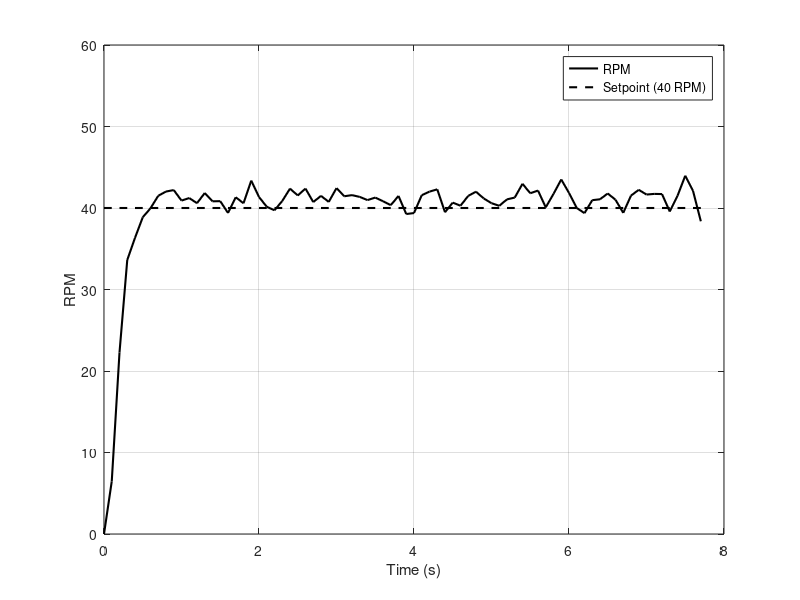
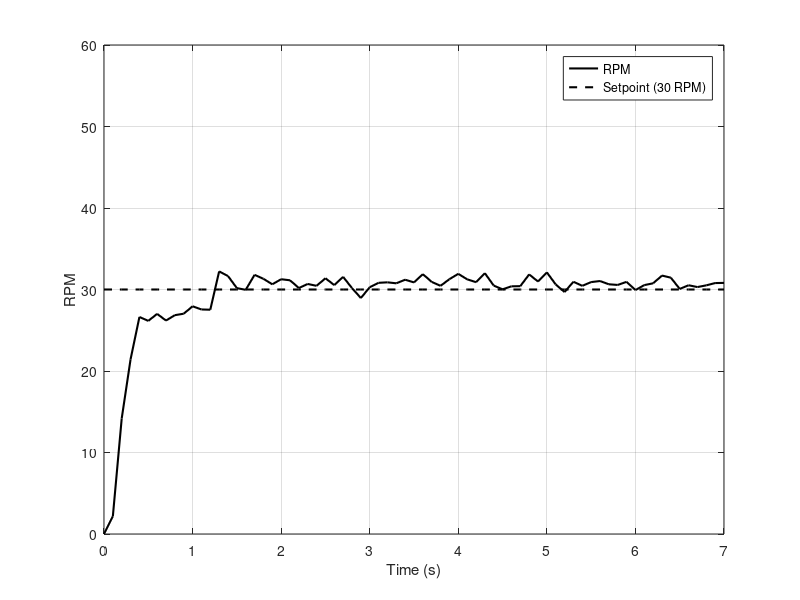
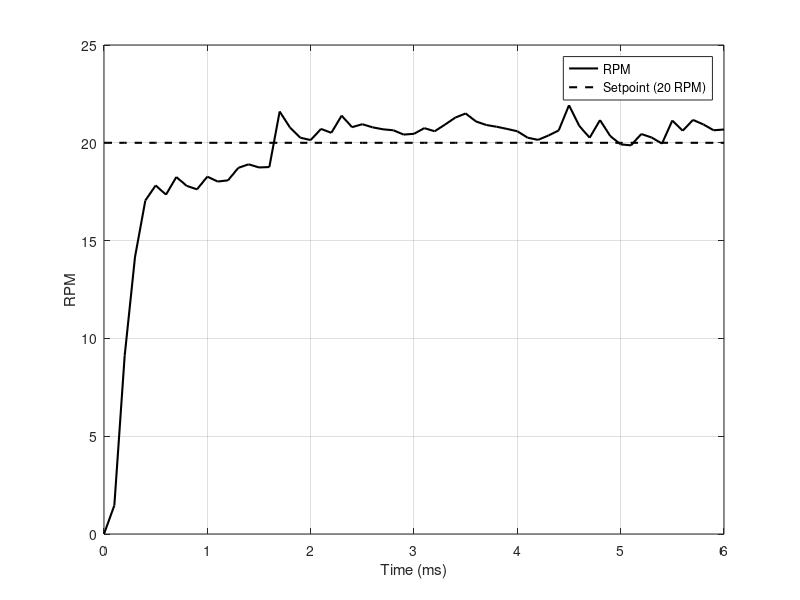

MATLAB code to generate these figures, in order:
% Datos
tiempo = [30300,30400,30500,30600,30700,30800,30900,31000,...
          31100,31200,31300,31400,31500,31600,31700,31800,31900,32000,...
          32100,32200,32300,32400,32500,32600,32700,32800,32900,33000,...
          33100,33200,33300,33400,33500,33600,33700,33800,33900,34000,...
          34100,34200,34300,34400,34500,34600,34700,34800,34900,35000,...
          35100,35200,35300,35400,35500,35600,35700,35800,35900,36000,...
          36100,36200,36300,36400,36500,36600,36700,36800,36900,37000,...
          37100,37200,37300,37400,37500,37600,37700,37800,37900,38001]/1000-30.3;

rpm = [0.00,6.46,22.27,33.62,36.34,38.86,39.97,41.50,...
       42.02,42.20,40.91,41.22,40.59,41.84,40.82,40.84,39.39,41.32,...
       40.58,43.36,41.35,40.15,39.72,40.86,42.38,41.54,42.38,40.73,...
       41.49,40.75,42.44,41.44,41.58,41.36,40.97,41.28,40.83,40.35,...
       41.48,39.26,39.38,41.57,42.01,42.29,39.48,40.66,40.28,41.49,...
       42.00,41.17,40.59,40.27,41.06,41.28,42.97,41.81,42.14,40.08,...
       41.73,43.50,41.85,40.00,39.37,40.96,41.07,41.78,41.01,39.40,...
       41.52,42.23,41.65,41.73,41.71,39.57,41.49,43.96,42.11,38.37];

% Graficar
figure;
plot(tiempo, rpm, 'k-', 'LineWidth', 1.5); hold on;
plot(tiempo, 40*ones(size(tiempo)), 'k--', 'LineWidth', 1.5); % Setpoint en rojo punteado
ylim([0,60])
xlabel('Time (s)');
ylabel('RPM');
legend('RPM', 'Setpoint (40 RPM)');
grid on;
%%
% Datos
tiempo = [0,100,200,300,400,500,600,700,800,900,1000,...
          1100,1200,1300,1400,1500,1600,1700,1800,1900,2000,...
          2100,2200,2300,2400,2500,2600,2700,2800,2900,3000,...
          3100,3200,3300,3400,3500,3600,3700,3800,3900,4000,...
          4100,4200,4300,4400,4500,4600,4700,4800,4900,5000,...
          5100,5200,5300,5400,5500,5600,5700,5800,5900,6000,...
          6100,6200,6300,6400,6500,6600,6700,6800,6900,7000]/1000;

rpm = [0,2.18,14.18,21.44,26.63,26.15,27.01,26.19,26.85,27.03,27.94,...
       27.55,27.52,32.22,31.65,30.17,29.96,31.80,31.31,30.64,31.26,...
       31.13,30.18,30.68,30.45,31.38,30.54,31.55,30.17,28.95,30.28,...
       30.82,30.88,30.76,31.20,30.87,31.88,30.93,30.45,31.27,31.92,...
       31.25,30.90,32.00,30.48,30.02,30.39,30.41,31.85,30.98,32.10,...
       30.62,29.69,30.95,30.45,30.91,31.04,30.64,30.56,30.94,29.93,...
       30.54,30.76,31.71,31.45,30.07,30.52,30.30,30.51,30.79,30.81];

% Setpoint
setpoint = 30;

% Graficar
figure;
plot(tiempo, rpm, 'k-', 'LineWidth', 1.5); hold on;
plot(tiempo, 30*ones(size(tiempo)), 'k--', 'LineWidth', 1.5); % Setpoint en rojo punteado
ylim([0,60])
xlabel('Time (s)');
ylabel('RPM');
legend('RPM', 'Setpoint (30 RPM)');
grid on;
%%
% Datos nuevos
tiempo = [0,100,200,300,400,500,600,700,800,900,1000,...
          1100,1200,1300,1400,1500,1600,1700,1800,1900,2000,...
          2100,2200,2300,2400,2500,2600,2700,2800,2900,3000,...
          3100,3200,3300,3400,3500,3600,3700,3800,3900,4000,...
          4100,4200,4300,4400,4500,4600,4700,4800,4900,5000,...
          5100,5200,5300,5400,5500,5600,5700,5800,5900,6000]/1000;

rpm = [0,1.46,9.11,14.16,17.05,17.82,17.35,18.25,17.80,17.62,18.27,...
       18.02,18.08,18.72,18.90,18.74,18.76,21.60,20.78,20.26,20.14,...
       20.71,20.51,21.39,20.80,20.95,20.79,20.69,20.64,20.42,20.46,...
       20.75,20.59,20.93,21.29,21.50,21.09,20.91,20.82,20.71,20.59,...
       20.26,20.15,20.37,20.63,21.92,20.86,20.26,21.16,20.34,19.92,...
       19.87,20.45,20.27,19.96,21.14,20.62,21.17,20.94,20.64,20.68];

% Setpoint (ajusta si es necesario)
setpoint = 20;

% Graficar
figure;
plot(tiempo, rpm, 'k-', 'LineWidth', 1.5); hold on;
plot(tiempo, setpoint*ones(size(tiempo)), 'k--', 'LineWidth', 1.5);

xlabel('Time (ms)');
ylabel('RPM');
legend('RPM ', sprintf('Setpoint (20 RPM)', setpoint));
grid on;
